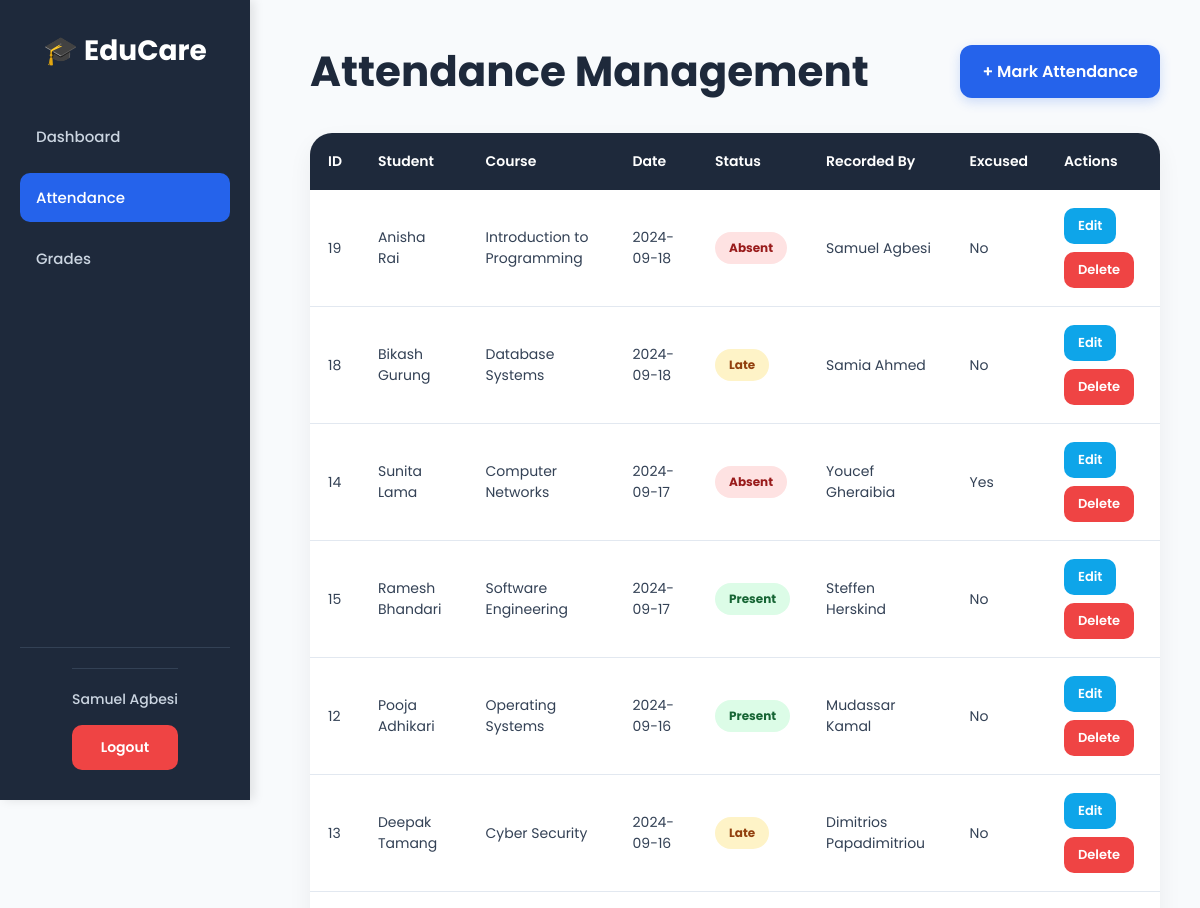
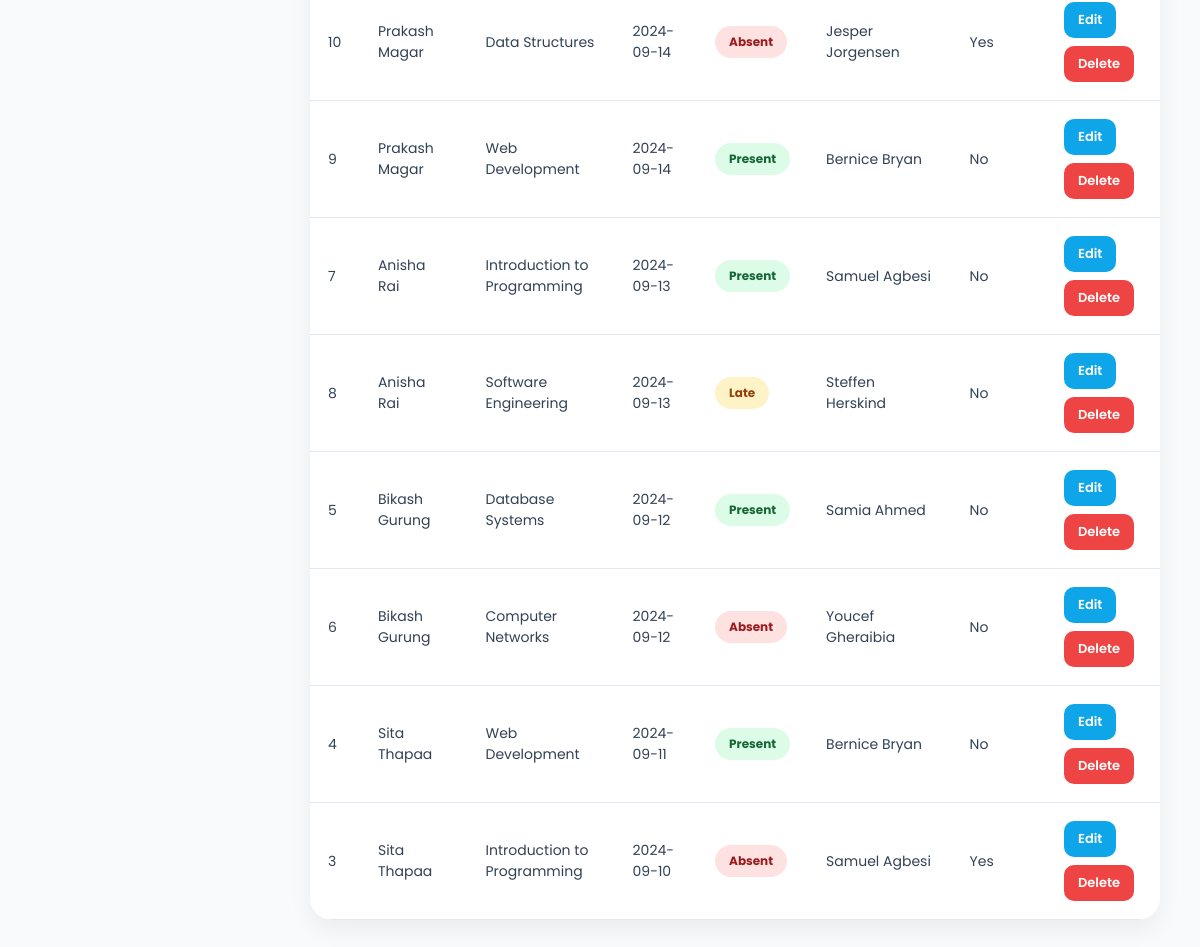
The app's page /03_Attendance_management/attendance_admin.php (signed in) with its own data (2 pictures, top to bottom).
### tables this page shows
CREATE TABLE `attendance` (
  `AttendanceID` int(11) NOT NULL COMMENT 'Auto incremented unique identifier for each attendance record',
  `StudentID` int(11) NOT NULL COMMENT 'Links attendance record to a specific student',
  `CourseID` int(11) NOT NULL COMMENT 'Links attendance to a specific course',
  `AttendanceDate` date DEFAULT NULL COMMENT 'Date when attendance is recorded.',
  `Status` varchar(20) DEFAULT NULL COMMENT 'Attendance Status: Present, absent, late.',
  `RecordedBy` varchar(100) DEFAULT NULL COMMENT 'The name or Staff ID of the authorised teacher who recorded it',
  `IsExcused` tinyint(1) DEFAULT NULL COMMENT 'indicates if an absence or lateness is officially excused.'
);

CREATE TABLE `student` (
  `StudentID` int(11) NOT NULL COMMENT 'Auto-incremented unique identifier for each student',
  `StudentName` varchar(100) DEFAULT NULL COMMENT 'Full anme of the student',
  `Email` varchar(100) NOT NULL COMMENT 'Unique email address used for login',
  `Level` varchar(100) DEFAULT NULL COMMENT 'Academic level e.g. Year 1, Year 2, Postgraduate',
  `DateOfBirth` date DEFAULT NULL COMMENT 'Date of birth of student',
  `DateEnrolled` datetime DEFAULT NULL COMMENT 'The date the student was registered on the system',
  `IsActive` tinyint(1) DEFAULT NULL COMMENT 'TRUE if student account is active, FALSE if deactivated',
  `Password` varchar(255) DEFAULT NULL
);

CREATE TABLE `course` (
  `CourseID` int(11) NOT NULL COMMENT 'Auto-incremented unique identifier for each course',
  `CourseName` varchar(100) DEFAULT NULL COMMENT 'Full name of the course',
  `CourseCode` varchar(20) NOT NULL COMMENT 'Unique short code ',
  `CreditPoints` int(10) DEFAULT NULL COMMENT 'Number of credit points awarded for completing the course',
  `StartDate` date NOT NULL COMMENT 'The date of course officially started.',
  `IsActive` tinyint(1) NOT NULL COMMENT 'True if the course is currently active',
  `TeacherID` int(11) DEFAULT NULL
);

### models/Attendance.php (called while the page is built, shortened)
<?php
require_once __DIR__ . '/../database/db.php';
class Attendance
{
    private $conn;
    public function __construct()
    {
        $db = new Database();
        $this->conn = $db->connect();
    }
    public function getAll()
    {
        $sql = "
            SELECT attendance.*,
                   student.StudentName,
                   course.CourseName
            FROM attendance
            INNER JOIN student
                ON attendance.StudentID = student.StudentID
            INNER JOIN course
                ON attendance.CourseID = course.CourseID
            ORDER BY AttendanceDate DESC
        ";
        return $this->conn->query($sql);
    }
}
?>

### database/db.php (called while the page is built)
<?php
class Database {
    private $host = "localhost";
    private $user = "root";
    private $pass = "";
    private $db   = "student_record_system";
    public function connect() {
        return new mysqli($this->host, $this->user, $this->pass, $this->db);
    }
}
?>

### controllers/AttendanceController.php (called while the page is built, shortened)
<?php
require_once __DIR__ . '/../models/Attendance.php';
class AttendanceController
{
    private $attendance;
    public function __construct()
    {
        $this->attendance = new Attendance();
    }
    public function index()
    {
        return $this->attendance->getAll();
    }
}
?>

### 03_Attendance_management/attendance_admin.php (the view, shortened to what this page needs)
<?php
require_once '../controllers/AttendanceController.php';
$controller = new AttendanceController();
$attendance = $controller->index();
include("../navbar.php");
?>
<!DOCTYPE html>
<html lang="en">
<head>
</head>
<body>
    <div class="main-content">
        <div class="top-bar">
            <h1>
                Attendance Management
            </h1>
            <a href="mark_attendance.php" class="add-btn">
                + Mark Attendance
            </a>
        </div>
        <div class="table-container">
            <table>
                <tr>
                    <th>ID</th>
                    <th>Student</th>
                    <th>Course</th>
                    <th>Date</th>
                    <th>Status</th>
                    <th>Recorded By</th>
                    <th>Excused</th>
                    <th>Actions</th>
                </tr>
                <?php while ($row = $attendance->fetch_assoc()): ?>
                    <tr>
                        <td>
                            <?= $row['AttendanceID'] ?>
                        </td>
                        <td>
                            <?= htmlspecialchars($row['StudentName']) ?>
                        </td>
                        <td>
                            <?= htmlspecialchars($row['CourseName']) ?>
                        </td>
                        <td>
                            <?= htmlspecialchars($row['AttendanceDate']) ?>
                        </td>
                        <td>
                            <span class="status <?= strtolower($row['Status']) ?>">
                                <?= htmlspecialchars($row['Status']) ?>
                            </span>
                        </td>
                        <td>
                            <?= htmlspecialchars($row['RecordedBy']) ?>
                        </td>
                        <td>
                            <?= $row['IsExcused'] ? 'Yes' : 'No' ?>
                        </td>
                        <td>
                            <div class="action-buttons">
                                <a href="edit.php?id=<?= $row['AttendanceID'] ?>" class="action-btn edit-btn">
                                    Edit
                                </a>
                                <a href="delete.php?id=<?= $row['AttendanceID'] ?>" class="action-btn delete-btn"
                                    onclick="return confirm('Delete this attendance?')">
                                    Delete
                                </a>
                            </div>
                        </td>
                    </tr>
                <?php endwhile; ?>
            </table>
        </div>
    </div>
</body>
</html>

### navbar.php (style rules this page uses)
body { margin: 0; font-family: 'Poppins', sans-serif; background: #f8fafc; box-sizing: border-box; }
body:not(.login-page) { padding-left: 270px; }

### 03_Attendance_management/attendance_admin.php (style rules this page uses)
* { margin: 0; padding: 0; box-sizing: border-box; font-family: 'Poppins', sans-serif; }
body { background: #f8fafc; }
.main-content { padding: 40px; min-height: 100vh; }
.top-bar { display: flex; justify-content: space-between; align-items: center; margin-bottom: 30px; flex-wrap: wrap; gap: 15px; }
.top-bar h1 { font-size: 42px; color: #1e293b; font-weight: 700; }
.add-btn { background: #2563eb; color: white; text-decoration: none; padding: 14px 22px; border-radius: 12px; font-weight: 600; transition: 0.3s ease; box-shadow: 0 4px 12px rgba(37, 99, 235, 0.2); }
.table-container { background: white; border-radius: 22px; overflow: hidden; box-shadow: 0 10px 25px rgba(0, 0, 0, 0.06); }
table { width: 100%; border-collapse: collapse; }
th { background: #1e293b; color: white; padding: 18px; text-align: left; font-size: 14px; font-weight: 600; }
td { padding: 18px; border-bottom: 1px solid #e2e8f0; font-size: 14px; color: #334155; vertical-align: middle; }
.status { padding: 7px 14px; border-radius: 30px; font-size: 12px; font-weight: 700; display: inline-block; }
.present { background: #dcfce7; color: #166534; }
.absent { background: #fee2e2; color: #991b1b; }
.late { background: #fef3c7; color: #92400e; }
.action-buttons { display: flex; gap: 8px; flex-wrap: wrap; }
.action-btn { padding: 8px 14px; border-radius: 10px; text-decoration: none; color: white; font-size: 13px; font-weight: 600; transition: 0.3s ease; }
.edit-btn { background: #0ea5e9; }
.delete-btn { background: #ef4444; }

### records on screen
attendance: AttendanceID "19", StudentID.StudentName "Anisha Rai", course.CourseName "Introduction to Programming", AttendanceDate "2024-09-18", Status "Absent", RecordedBy "Samuel Agbesi", IsExcused "No"
attendance: AttendanceID "18", StudentID.StudentName "Bikash Gurung", course.CourseName "Database Systems", AttendanceDate "2024-09-18", Status "Late", RecordedBy "Samia Ahmed", IsExcused "No"
attendance: AttendanceID "14", StudentID.StudentName "Sunita Lama", course.CourseName "Computer Networks", AttendanceDate "2024-09-17", Status "Absent", RecordedBy "Youcef Gheraibia", IsExcused "Yes"
attendance: AttendanceID "15", StudentID.StudentName "Ramesh Bhandari", course.CourseName "Software Engineering", AttendanceDate "2024-09-17", Status "Present", RecordedBy "Steffen Herskind", IsExcused "No"
attendance: AttendanceID "12", StudentID.StudentName "Pooja Adhikari", course.CourseName "Operating Systems", AttendanceDate "2024-09-16", Status "Present", RecordedBy "Mudassar Kamal", IsExcused "No"
attendance: AttendanceID "13", StudentID.StudentName "Deepak Tamang", course.CourseName "Cyber Security", AttendanceDate "2024-09-16", Status "Late", RecordedBy "Dimitrios Papadimitriou", IsExcused "No"
attendance: AttendanceID "10", StudentID.StudentName "Prakash Magar", course.CourseName "Data Structures", AttendanceDate "2024-09-14", Status "Absent", RecordedBy "Jesper Jorgensen", IsExcused "Yes"
attendance: AttendanceID "9", StudentID.StudentName "Prakash Magar", course.CourseName "Web Development", AttendanceDate "2024-09-14", Status "Present", RecordedBy "Bernice Bryan", IsExcused "No"
attendance: AttendanceID "7", StudentID.StudentName "Anisha Rai", course.CourseName "Introduction to Programming", AttendanceDate "2024-09-13", Status "Present", RecordedBy "Samuel Agbesi", IsExcused "No"
attendance: AttendanceID "8", StudentID.StudentName "Anisha Rai", course.CourseName "Software Engineering", AttendanceDate "2024-09-13", Status "Late", RecordedBy "Steffen Herskind", IsExcused "No"
attendance: AttendanceID "5", StudentID.StudentName "Bikash Gurung", course.CourseName "Database Systems", AttendanceDate "2024-09-12", Status "Present", RecordedBy "Samia Ahmed", IsExcused "No"
attendance: AttendanceID "6", StudentID.StudentName "Bikash Gurung", course.CourseName "Computer Networks", AttendanceDate "2024-09-12", Status "Absent", RecordedBy "Youcef Gheraibia", IsExcused "No"
attendance: AttendanceID "4", StudentID.StudentName "Sita Thapaa", course.CourseName "Web Development", AttendanceDate "2024-09-11", Status "Present", RecordedBy "Bernice Bryan", IsExcused "No"
attendance: AttendanceID "3", StudentID.StudentName "Sita Thapaa", course.CourseName "Introduction to Programming", AttendanceDate "2024-09-10", Status "Absent", RecordedBy "Samuel Agbesi", IsExcused "Yes"

### other values on screen
$_SESSION['user_name'] "Samuel Agbesi"
